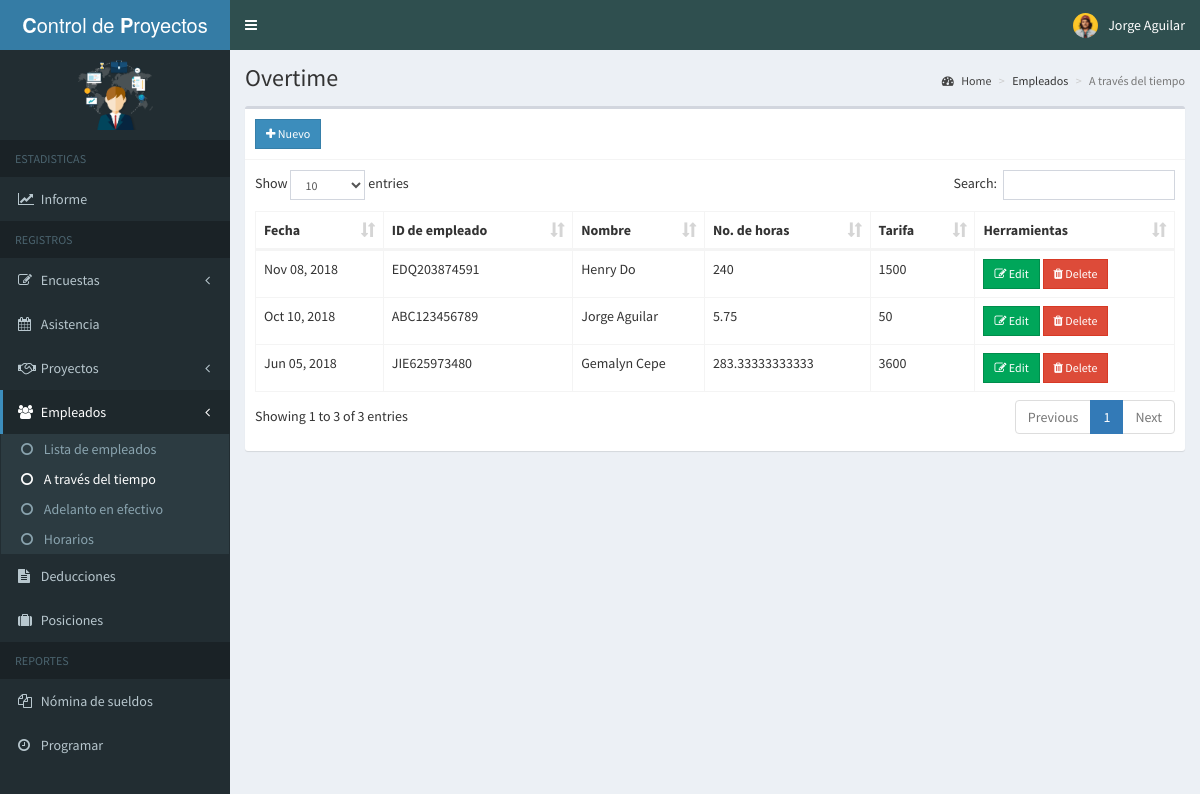
Page /sistema/admin/overtime.php (signed in) on the committed database.
### tables this page shows
CREATE TABLE IF NOT EXISTS `overtime` (
  `id` int(11) NOT NULL AUTO_INCREMENT,
  `employee_id` varchar(15) NOT NULL,
  `hours` double NOT NULL,
  `rate` double NOT NULL,
  `date_overtime` date NOT NULL,
  PRIMARY KEY (`id`)
);

CREATE TABLE IF NOT EXISTS `employees` (
  `id` int(11) NOT NULL AUTO_INCREMENT,
  `employee_id` varchar(15) NOT NULL,
  `firstname` varchar(50) NOT NULL,
  `lastname` varchar(50) NOT NULL,
  `address` text NOT NULL,
  `birthdate` date NOT NULL,
  `contact_info` varchar(100) NOT NULL,
  `gender` varchar(10) NOT NULL,
  `position_id` int(11) NOT NULL,
  `schedule_id` int(11) NOT NULL,
  `photo` varchar(200) NOT NULL,
  `created_on` date NOT NULL,
  PRIMARY KEY (`id`)
);

### sistema/admin/includes/session.php (called while the page is built, shortened)
<?php
	include 'includes/conn.php';
	$sql = "SELECT * FROM admin WHERE id = '".$_SESSION['admin']."'";
	$query = $conn->query($sql);
	$user = $query->fetch_assoc();
?>

### sistema/admin/overtime.php (the view, shortened to what this page needs)
<?php include 'includes/session.php'; ?>
<?php include 'includes/header.php'; ?>
<body class="hold-transition skin-blue sidebar-mini">
<div class="wrapper">
  <?php include 'includes/navbar.php'; ?>
  <?php include 'includes/menubar.php'; ?>
  <div class="content-wrapper">
    <section class="content-header">
      <h1>
        Overtime
      </h1>
      <ol class="breadcrumb">
        <li><a href="#"><i class="fa fa-dashboard"></i> Home</a></li>
        <li>Empleados</li>
        <li class="active">A través del tiempo</li>
      </ol>
    </section>
    <section class="content">
      <div class="row">
        <div class="col-xs-12">
          <div class="box">
            <div class="box-header with-border">
              <a href="#addnew" data-toggle="modal" class="btn btn-primary btn-sm btn-flat"><i class="fa fa-plus"></i> Nuevo</a>
            </div>
            <div class="box-body">
              <table id="example1" class="table table-bordered">
                <thead>
                  <th>Fecha</th>
                  <th>ID de empleado</th>
                  <th>Nombre</th>
                  <th>No. de horas</th>
                  <th>Tarifa</th>
                  <th>Herramientas</th>
                </thead>
                <tbody>
                  <?php
                    $sql = "SELECT *, overtime.id AS otid, employees.employee_id AS empid FROM overtime LEFT JOIN employees ON employees.id=overtime.employee_id ORDER BY date_overtime DESC";
                    $query = $conn->query($sql);
                    while($row = $query->fetch_assoc()){
                      echo "
                        <tr>
                          <td class='hidden'></td>
                          <td>".date('M d, Y', strtotime($row['date_overtime']))."</td>
                          <td>".$row['empid']."</td>
                          <td>".$row['firstname'].' '.$row['lastname']."</td>
                          <td>".$row['hours']."</td>
                          <td>".$row['rate']."</td>
                          <td>
                            <button class='btn btn-success btn-sm btn-flat edit' data-id='".$row['otid']."'><i class='fa fa-edit'></i> Edit</button>
                            <button class='btn btn-danger btn-sm btn-flat delete' data-id='".$row['otid']."'><i class='fa fa-trash'></i> Delete</button>
                          </td>
                        </tr>
                      ";
                    }
                  ?>
                </tbody>
              </table>
            </div>
          </div>
        </div>
      </div>
    </section>
  </div>
</div>
</body>
</html>

### sistema/admin/includes/navbar.php (shortened to what this page needs)
<header class="main-header">
    <a href="home.php" class="logo">
      <span class="logo-lg"><b>C</b>ontrol de <b>P</b>royectos</span>
    </a>
    <nav class="navbar navbar-static-top">
      <a href="#" class="sidebar-toggle" data-toggle="push-menu" role="button">
      </a>
      <div class="navbar-custom-menu">
        <ul class="nav navbar-nav">
          <li class="dropdown user user-menu">
            <a href="#" class="dropdown-toggle" data-toggle="dropdown">
              <img src="<?php echo (!empty($user['photo'])) ? '../images/'.$user['photo'] : '../images/profile.jpg'; ?>" class="user-image" alt="User Image">
              <span class="hidden-xs"><?php echo $user['firstname'].' '.$user['lastname']; ?></span>
            </a>
          </li>
        </ul>
      </div>
    </nav>
  </header>

### rows in the picture
overtime: date_overtime "Nov 08, 2018", employee.employee_id "EDQ203874591", employee.firstname "Henry", employee.lastname "Do", hours "240", rate "1500"
overtime: date_overtime "Oct 10, 2018", employee.employee_id "ABC123456789", employee.firstname "Jorge", employee.lastname "Aguilar", hours "5.75", rate "50"
overtime: date_overtime "Jun 05, 2018", employee.employee_id "JIE625973480", employee.firstname "Gemalyn", employee.lastname "Cepe", hours "283.33333333333", rate "3600"

### other values in the picture
$user['firstname'] "Jorge"
$user['lastname'] "Aguilar"
